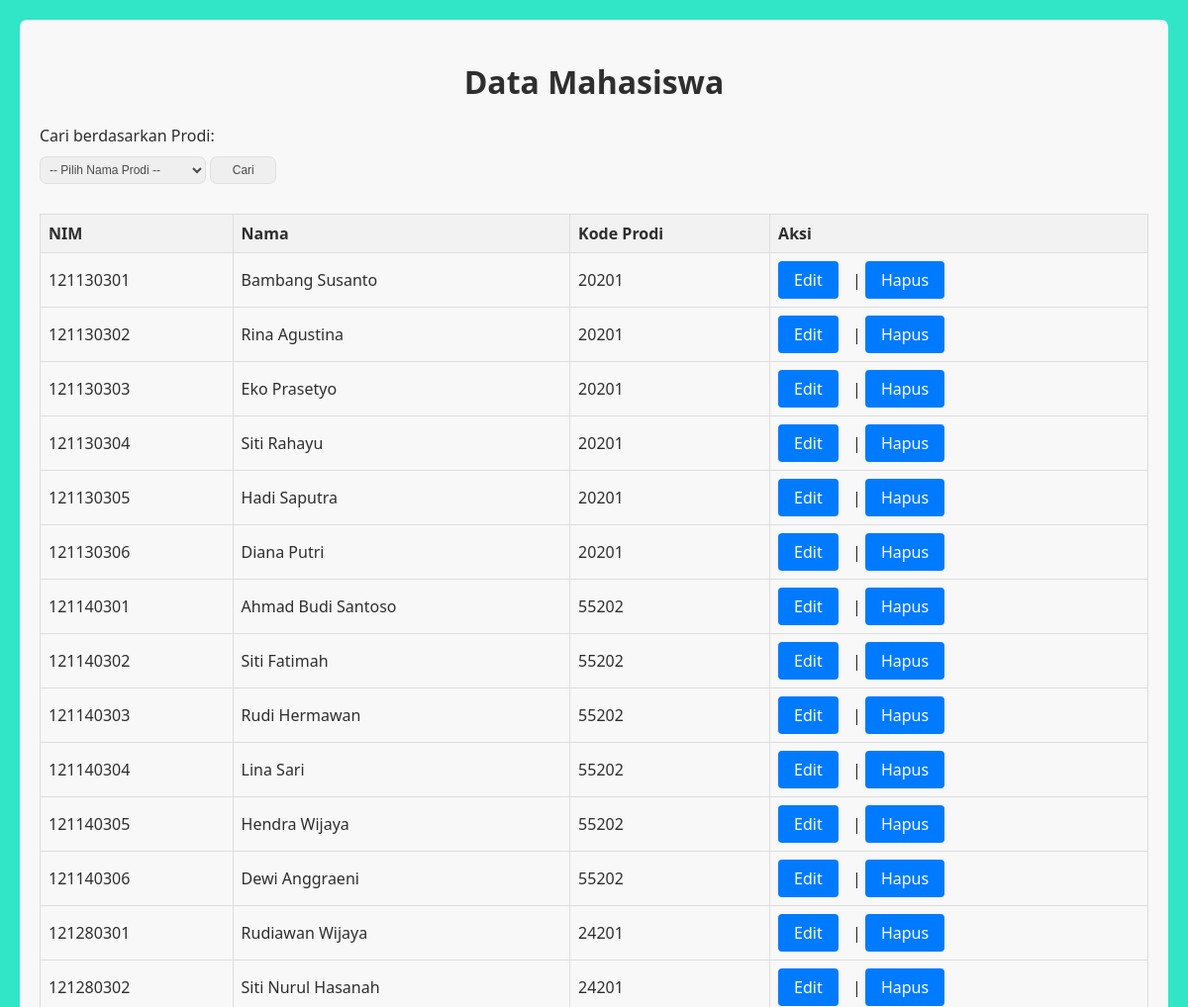
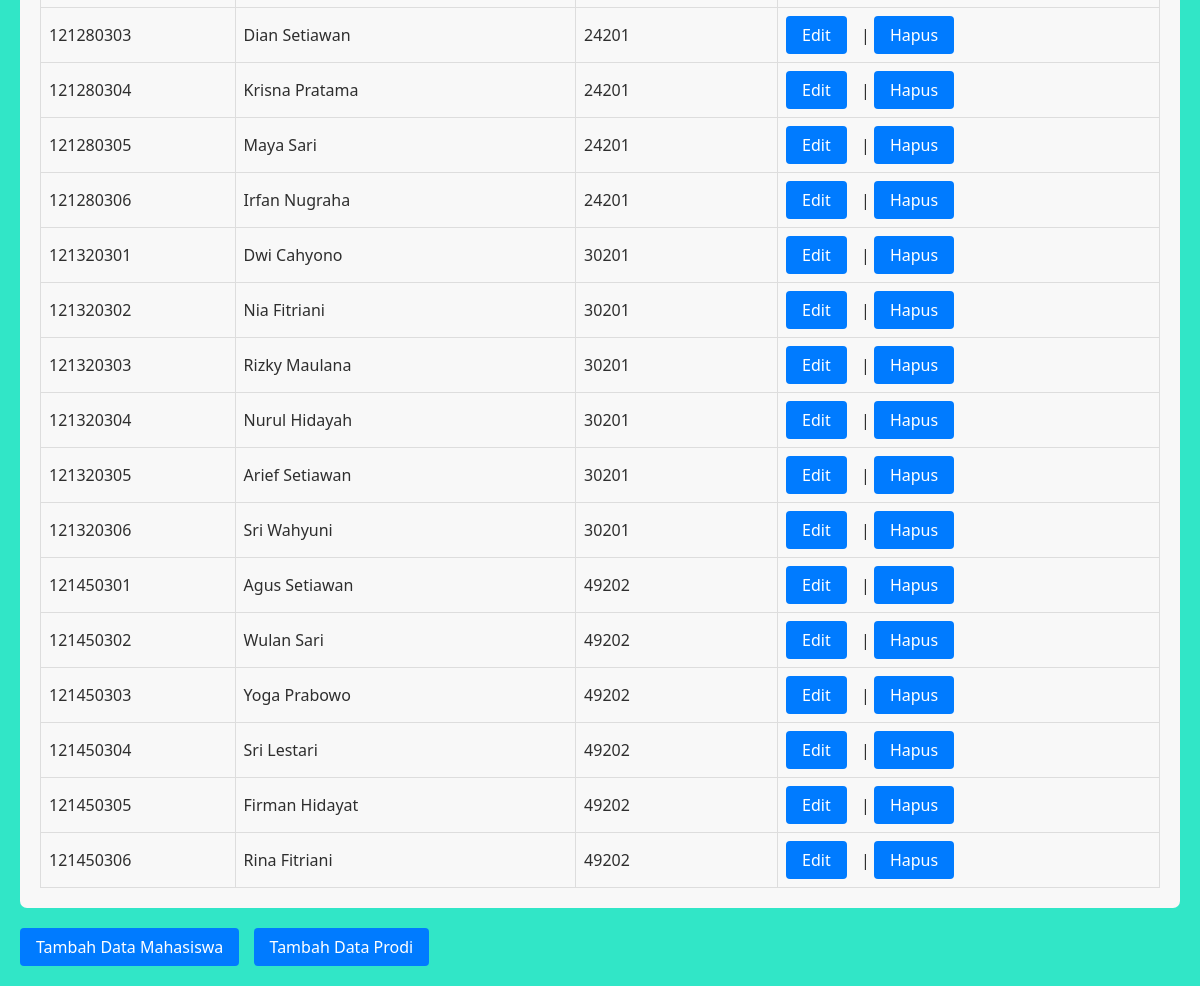
The page /praktujuh/index.php on the database its author committed (2 pictures, top to bottom).
### tables this page shows
CREATE TABLE `mahasiswa` (
  `NIM` bigint(10) NOT NULL,
  `Nama` varchar(50) NOT NULL,
  `Kode_Prodi` bigint(10) NOT NULL
);

### praktujuh/index.php (the view, shortened to what this page needs)
<?php
include 'koneksi.php';
if (isset($_POST['search'])) {
    $prodi = $_POST['prodi'];
    if ($prodi === 'all') {
        $sql = "SELECT * FROM mahasiswa";
    } else {
        $sql = "SELECT * FROM mahasiswa WHERE Kode_Prodi = $prodi";
    }
} else{
    $sql = "SELECT * FROM mahasiswa";
}
$result = $conn->query($sql);
?>
<head>
    <link rel="stylesheet" href="./style.css" />
  </head>
<body>
<div class = "container">
    <h1>Data Mahasiswa</h1>
    <form method="POST" action="">
        <label>Cari berdasarkan Prodi:</label>
        <select name="prodi">
        <option value="all">-- Pilih Nama Prodi --</option>
        </select>
        <input type="submit" name="search" value="Cari">
    </form>
    <table border="1">
        <tr>
            <th>NIM</th>
            <th>Nama</th>
            <th>Kode Prodi</th>
            <th>Aksi</th>
        </tr>
        <?php
        if ($result->num_rows > 0) {
            while ($row = $result->fetch_assoc()) {
                echo "<tr>";
                echo "<td>" . $row['NIM'] . "</td>";
                echo "<td>" . $row['Nama'] . "</td>";
                echo "<td>" . $row['Kode_Prodi'] . "</td>";
                echo "<td><a href='edit.php?nim=" . $row['NIM'] . "'>Edit</a> | <a href='delete.php?nim=" . $row['NIM'] . "'>Hapus</a></td>";
                echo "</tr>";
            }
        } else {
            echo "<tr><td colspan='4'>Tidak ada data</td></tr>";
        }
        ?>
    </table>
    </div>
    <a href="add_mahasiswa.php">Tambah Data Mahasiswa</a>
    <a href="add_prodi.php">Tambah Data Prodi</a>
</body>
</html>

### praktujuh/style.css (style rules this page uses)
body { background-color: rgb(49, 230, 199); font-family: system-ui, -apple-system, BlinkMacSystemFont, 'Segoe UI', Roboto, Oxygen, Ubuntu, Cantarell, 'Open Sans', 'Helvetica Neue', sans-serif; margin: 0; padding: 20px; color: rgb(46, 46, 46); }
.container { padding: 20px; flex-direction: column; align-items: center; margin-bottom: 20px; border-radius: 7px; border-color: #007bff; background-color: #f8f8f8; }
h1, h2 { text-align: center; }
form { margin-bottom: 20px; }
label { display: block; margin-bottom: 5px; }
input[type="text"], input[type="submit"] { margin-bottom: 10px; width: 6%; padding: 6px; margin-top: 5px; border: 1px solid; border-radius: 7px; font-size: 12px; color:rgb(74, 74, 73); border-color: rgb(224, 224, 224); }
table { width: 100%; border-collapse: collapse; }
th, td { border: 1px solid #ddd; padding: 8px; text-align: left; }
th { background-color: #f2f2f2; }
a { display: inline-block; padding: 8px 16px; margin-right: 10px; text-decoration: none; color: #fff; background-color: #007bff; border-radius: 4px; }
select { margin-bottom: 10px; width: 15%; padding: 5px; margin-top: 5px; border: 1px solid; border-radius: 7px; font-size: 12px; color:rgb(74, 74, 73); border-color: rgb(224, 224, 224); }

### rows shown on the page
mahasiswa: NIM "121130301", Nama "Bambang Susanto", Kode_Prodi "20201"
mahasiswa: NIM "121130302", Nama "Rina Agustina", Kode_Prodi "20201"
mahasiswa: NIM "121130303", Nama "Eko Prasetyo", Kode_Prodi "20201"
mahasiswa: NIM "121130304", Nama "Siti Rahayu", Kode_Prodi "20201"
mahasiswa: NIM "121130305", Nama "Hadi Saputra", Kode_Prodi "20201"
mahasiswa: NIM "121130306", Nama "Diana Putri", Kode_Prodi "20201"
mahasiswa: NIM "121140301", Nama "Ahmad Budi Santoso", Kode_Prodi "55202"
mahasiswa: NIM "121140302", Nama "Siti Fatimah", Kode_Prodi "55202"
mahasiswa: NIM "121140303", Nama "Rudi Hermawan", Kode_Prodi "55202"
mahasiswa: NIM "121140304", Nama "Lina Sari", Kode_Prodi "55202"
mahasiswa: NIM "121140305", Nama "Hendra Wijaya", Kode_Prodi "55202"
mahasiswa: NIM "121140306", Nama "Dewi Anggraeni", Kode_Prodi "55202"
mahasiswa: NIM "121280301", Nama "Rudiawan Wijaya", Kode_Prodi "24201"
mahasiswa: NIM "121280302", Nama "Siti Nurul Hasanah", Kode_Prodi "24201"
mahasiswa: NIM "121280303", Nama "Dian Setiawan", Kode_Prodi "24201"
mahasiswa: NIM "121280304", Nama "Krisna Pratama", Kode_Prodi "24201"
mahasiswa: NIM "121280305", Nama "Maya Sari", Kode_Prodi "24201"
mahasiswa: NIM "121280306", Nama "Irfan Nugraha", Kode_Prodi "24201"
mahasiswa: NIM "121320301", Nama "Dwi Cahyono", Kode_Prodi "30201"
mahasiswa: NIM "121320302", Nama "Nia Fitriani", Kode_Prodi "30201"
mahasiswa: NIM "121320303", Nama "Rizky Maulana", Kode_Prodi "30201"
mahasiswa: NIM "121320304", Nama "Nurul Hidayah", Kode_Prodi "30201"
mahasiswa: NIM "121320305", Nama "Arief Setiawan", Kode_Prodi "30201"
mahasiswa: NIM "121320306", Nama "Sri Wahyuni", Kode_Prodi "30201"
mahasiswa: NIM "121450301", Nama "Agus Setiawan", Kode_Prodi "49202"
mahasiswa: NIM "121450302", Nama "Wulan Sari", Kode_Prodi "49202"
mahasiswa: NIM "121450303", Nama "Yoga Prabowo", Kode_Prodi "49202"
mahasiswa: NIM "121450304", Nama "Sri Lestari", Kode_Prodi "49202"
mahasiswa: NIM "121450305", Nama "Firman Hidayat", Kode_Prodi "49202"
mahasiswa: NIM "121450306", Nama "Rina Fitriani", Kode_Prodi "49202"
